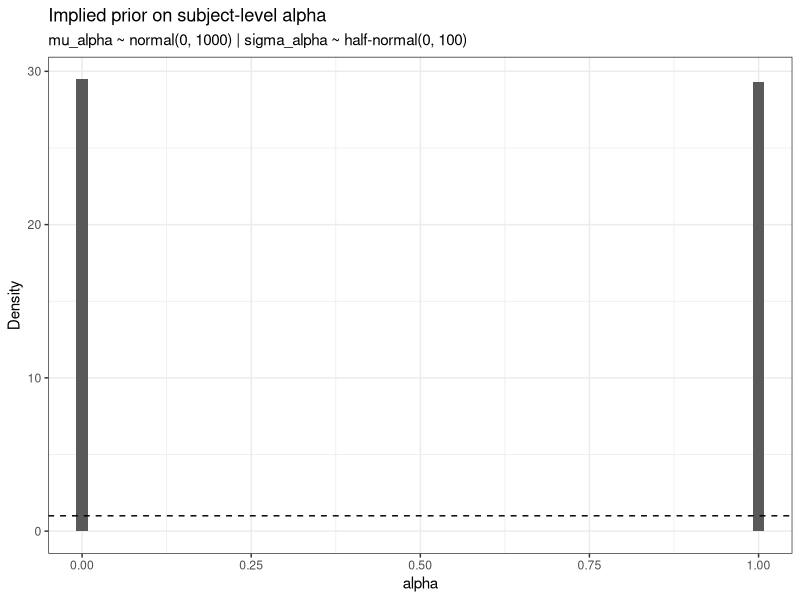

Write R code to recreate this figure.
library(tidyverse)

# =========================================================
# USER SETTINGS
# =========================================================

# Turn logistic prior for mu_alpha on or off
use_logistic_mu <- F

# If use_logistic_mu = TRUE:
#   mu_alpha ~ logistic(0, 1)
#
# If use_logistic_mu = FALSE:
#   mu_alpha ~ normal(mu_mean, mu_sd)
mu_mean <- 0
mu_sd   <- 1000

# sigma_alpha ~ half-normal(0, sigma_sd)
sigma_sd <- 100

# Simulation settings
n_hyper_draws   <- 5000
n_subj_per_draw <- 200

# =========================================================
# SIMULATION
# =========================================================

inv_logit <- plogis

if (use_logistic_mu) {
  mu_alpha <- rlogis(n_hyper_draws, location = 0, scale = 1)
  mu_label <- "mu_alpha ~ logistic(0, 1)"
} else {
  mu_alpha <- rnorm(n_hyper_draws, mean = mu_mean, sd = mu_sd)
  mu_label <- paste0("mu_alpha ~ normal(", mu_mean, ", ", mu_sd, ")")
}

sigma_alpha <- abs(rnorm(n_hyper_draws, mean = 0, sd = sigma_sd))
sigma_label <- paste0("sigma_alpha ~ half-normal(0, ", sigma_sd, ")")

sim_df <- map_dfr(seq_len(n_hyper_draws), function(d) {
  alpha_raw <- rnorm(n_subj_per_draw, 0, 1)
  alpha <- inv_logit(mu_alpha[d] + sigma_alpha[d] * alpha_raw)
  
  tibble(
    draw = d,
    mu_alpha = mu_alpha[d],
    sigma_alpha = sigma_alpha[d],
    alpha = alpha
  )
})

# =========================================================
# OUTPUT
# =========================================================

cat("\n-----------------------------------\n")
cat("Prior setup:\n")
cat(mu_label, "\n")
cat(sigma_label, "\n")
cat("-----------------------------------\n\n")

summary_tbl <- sim_df %>%
  summarise(
    mean_alpha = mean(alpha),
    sd_alpha   = sd(alpha),
    prop_lt_05 = mean(alpha < 0.05),
    prop_lt_10 = mean(alpha < 0.10),
    prop_gt_90 = mean(alpha > 0.90),
    prop_gt_95 = mean(alpha > 0.95)
  )

print(summary_tbl)

decile_tbl <- sim_df %>%
  mutate(decile = cut(alpha, breaks = seq(0, 1, by = 0.1), include.lowest = TRUE)) %>%
  count(decile) %>%
  mutate(prop = n / sum(n))

print(decile_tbl)

ggplot(sim_df, aes(x = alpha)) +
  geom_histogram(aes(y = after_stat(density)), bins = 60) +
  geom_hline(yintercept = 1, linetype = 2) +
  coord_cartesian(xlim = c(0, 1)) +
  theme_bw() +
  labs(
    title = "Implied prior on subject-level alpha",
    subtitle = paste(mu_label, "|", sigma_label),
    x = "alpha",
    y = "Density"
  )
